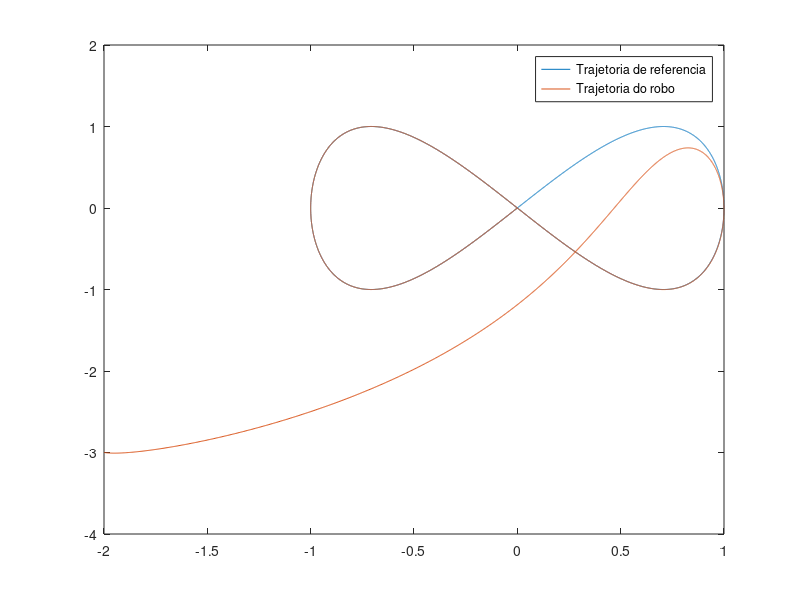

This figure's MATLAB source:
clear

% Tempo de amostragem
Ts = 0.0033;

% Tempo de simulacao
t = 0:Ts:30;

% Trajetoria
ganho = 1;
freq = 2*pi/30;
traj = [ganho*sin(freq*t); ganho*sin(2*freq*t)];

% Definicao do sistema
G = [0 1 0 0;
     0 0 0 0;
     0 0 0 1;
     0 0 0 0];

H = [0 0;
     1 0;
     0 0;
     0 1];
 
C = [1;
     1;
     0];
 

% Calculo da matriz de ganho K
poles = [-1, -1, -2, -2];
K = place(G, H, poles);

% Condicao inicial
i_pose = [-2, -3, 0];
i_vel = [1, 1];

% Set das variaveis do primeiro loop
x_pos = i_pose(1);
y_pos = i_pose(2);
theta = i_pose(3);
x_vel = i_vel(1);
y_vel = i_vel(2);

x_vel_ref_prev = x_vel;
y_vel_ref_prev = y_vel;

robot_x_pos = [];
robot_y_pos = [];

% Loop de simulacao
for k = 2:length(t)
    robot_x_pos = [robot_x_pos; x_pos];
    robot_y_pos = [robot_y_pos; y_pos];
    
    % Calculo das referencias por loop
    x_pos_ref = traj(1,k);
    y_pos_ref = traj(2,k);
    x_vel_ref  = (x_pos_ref - traj(1,k-1))/Ts;
    y_vel_ref  = (y_pos_ref - traj(2,k-1))/Ts;
    
    % Calculo dos estados (erros)
    z_e = [x_pos_ref - x_pos;
           x_vel_ref - x_vel;
           y_pos_ref - y_pos;
           y_vel_ref - y_vel];
      
    % Calculo das aceleraçoes de referencia
    x_a_ref = (x_vel_ref - x_vel_ref_prev)/Ts;
    y_a_ref = (y_vel_ref - y_vel_ref_prev)/Ts;
    
    
    % Lei de controle
    mid_u = K*z_e + [x_a_ref; y_a_ref];
    
    % Calculo da matriz F
    v = sqrt((x_vel)^2 + (y_vel)^2);
    F = [cos(theta) -v*sin(theta);
         sin(theta) v*cos(theta)]; 
    final_u = F^(-1)*mid_u;
    
    % Entrada no robo
    v = final_u(1)*Ts + v; % integra dv
    w = final_u(2);
    robot_input = [v; w];
    robot_cinematic = [cos(theta) 0;
                       sin(theta) 0;
                                0 1];
    dout_robot = robot_cinematic * robot_input;
    
    % "Leitura" dos estados do robô (integrando a saída)
    noise = 0.00; % Set to experiment with noise (e.g. 0.001)
    out_robot = [x_pos + Ts*dout_robot(1);
                 y_pos + Ts*dout_robot(2);
                 theta + Ts*dout_robot(3)];
    
    x_vel = dout_robot(1);
    y_vel = dout_robot(2);
     
    x_pos = out_robot(1);
    y_pos = out_robot(2);
    theta = out_robot(3);
    
    x_vel_ref_prev = x_vel_ref;
    y_vel_ref_prev = y_vel_ref;
end

plot(traj(1,:), traj(2,:));
hold on
plot(robot_x_pos, robot_y_pos);
hold off
legend("Trajetoria de referencia", "Trajetoria do robo");


